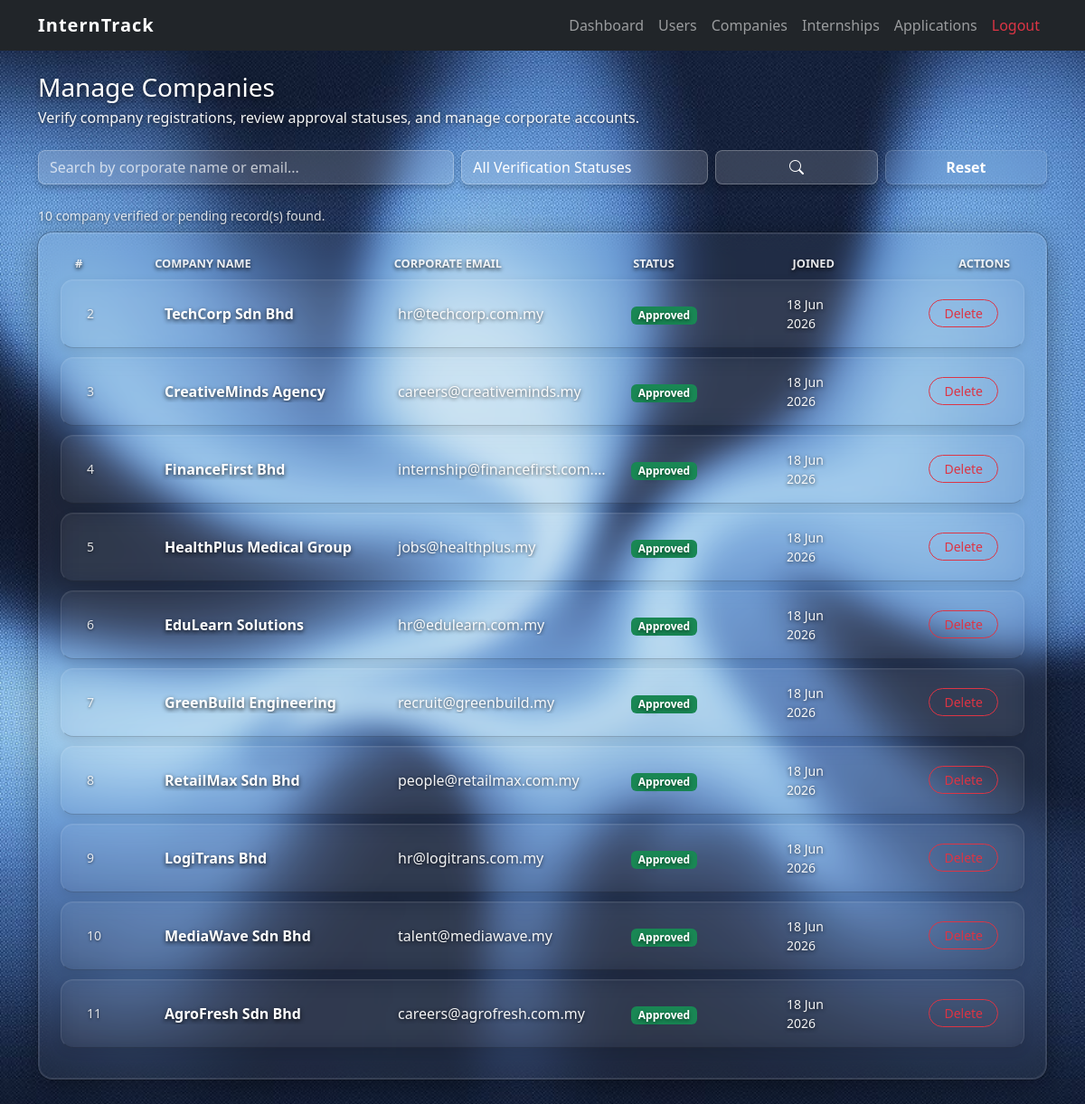
Screenshot of /admin/manage_companies.php (signed in) with the database file from the repository.
### tables this page shows
CREATE TABLE `users` (
  `id`              int(11)      NOT NULL,
  `name`            varchar(100) NOT NULL,
  `email`           varchar(100) NOT NULL,
  `password`        varchar(255) NOT NULL,
  `role`            enum('student','company','admin') NOT NULL,
  `phone`           varchar(20)  DEFAULT NULL,
  `bio`             text         DEFAULT NULL,
  `profile_picture` varchar(255) DEFAULT NULL,
  `description`     text         DEFAULT NULL,
  `website`         varchar(150) DEFAULT NULL,
  `resume`          varchar(255) DEFAULT NULL,
  `created_at`      timestamp    NOT NULL DEFAULT current_timestamp(),
  `approval_status` varchar(50)  DEFAULT 'pending',
  `academic_info`   text         DEFAULT NULL,
  `industry`        varchar(100) DEFAULT NULL,
  `skills`          text         DEFAULT NULL
);

### admin/manage_companies.php (the view, shortened to what this page needs)
<?php
include '../config/db_connect.php';
include '../includes/header.php';
include '../includes/navbar.php';
$search        = trim($_GET['search'] ?? '');
$sql = "SELECT id, name, email, approval_status, created_at FROM users WHERE role = 'company'";
$sql .= " ORDER BY created_at DESC";
$stmt = mysqli_prepare($conn, $sql);
mysqli_stmt_execute($stmt);
$companies_res = mysqli_stmt_get_result($stmt);
$company_rows = [];
while ($row = mysqli_fetch_assoc($companies_res)) {
    $company_rows[] = $row;
}
?>
<div class="container mt-4">
    <h3 class="mb-1 text-white">Manage Companies</h3>
    <p class="text-white-50 mb-4">Verify company registrations, review approval statuses, and manage corporate accounts.</p>
    <form method="GET" class="row g-2 mb-4">
        <div class="col-md-5">
            <input type="text" name="search" class="form-control glass-input" placeholder="Search by corporate name or email..."
                   value="<?= htmlspecialchars($search) ?>">
        </div>
        <div class="col-md-3">
            <select name="status" class="form-select glass-select">
                <option value="">All Verification Statuses</option>
            </select>
        </div>
        <div class="col-md-2">
            <button type="submit" class="btn btn-glass-primary w-100" title="Search">
                <i class="bi bi-search"></i>
            </button>
        </div>
        <div class="col-md-2">
            <a href="manage_companies.php" class="btn btn-glass-secondary w-100">Reset</a>
        </div>
    </form>
    <p class="text-white-50 small mb-2"><?= count($company_rows) ?> company verified or pending record(s) found.</p>
    <div class="card shadow-sm glass-card mb-5">
        <div class="card-body p-4">
            <div class="row glass-table-header d-none d-md-flex mb-2 px-3">
                <div class="col-md-1">#</div>
                <div class="col-md-3">Company Name</div>
                <div class="col-md-3">Corporate Email</div>
                <div class="col-md-2">Status</div>
                <div class="col-md-1">Joined</div>
                <div class="col-md-2 text-end">Actions</div>
            </div>
            <div class="d-flex flex-column">
                <?php foreach ($company_rows as $c): ?>
                    <div class="row glass-row-item align-items-center py-3 px-3 mx-0">
                        <div class="col-md-1 glass-row-text-muted small">
                            <span class="d-md-none fw-bold me-1">ID:</span><?= (int)$c['id'] ?>
                        </div>
                        <div class="col-md-3 glass-row-text-primary text-truncate">
                            <?= htmlspecialchars($c['name']) ?>
                        </div>
                        <div class="col-md-3 glass-row-text-secondary text-truncate">
                            <?= htmlspecialchars($c['email']) ?>
                        </div>
                        <div class="col-md-2 my-1 my-md-0">
                            <span class="badge bg-<?= $c['approval_status'] === 'approved' ? 'success' : 'warning text-dark' ?>">
                                <?= htmlspecialchars(ucfirst($c['approval_status'])) ?>
                            </span>
                        </div>
                        <div class="col-md-1 glass-row-text-secondary small">
                            <?= date('d M Y', strtotime($c['created_at'])) ?>
                        </div>
                        <div class="col-md-2 text-md-end d-flex gap-1 justify-content-start justify-content-md-end mt-2 mt-md-0">
                            <a href="manage_companies.php?delete=<?= (int)$c['id'] ?>"
                               class="btn btn-sm btn-outline-danger rounded-pill px-3"
                               onclick="return confirm('Completely purge corporate listing registration for <?= htmlspecialchars(addslashes($c['name'])) ?>? This deletes all postings associated with them.')">
                                Delete
                            </a>
                        </div>
                    </div>
                <?php endforeach; ?>
            </div>
        </div>
    </div>
</div>
<?php include '../includes/footer.php'; ?>

### assets/css/style.css (style rules this page uses)
body { background-color: #f8f9fa; }

### assets/css/admin.css (style rules this page uses)
.btn-glass-primary { background: #ffffff; color: #000000; font-weight: 600; border: none; transition: all 0.3s ease; }
.btn-glass-secondary { background: rgba(255, 255, 255, 0.05); color: #ffffff; border: 1px solid rgba(255, 255, 255, 0.2); font-weight: 600; transition: all 0.3s ease; }
.text-muted, .text-white-50 { color: rgba(255, 255, 255, 0.75) !important; }
.glass-input, .glass-select, .btn-glass-primary, .btn-glass-secondary { background: rgba(255, 255, 255, 0.15) !important; backdrop-filter: blur(12px); -webkit-backdrop-filter: blur(12px); border: 1px solid rgba(255, 255, 255, 0.25) !important; color: #ffffff !important; box-shadow: 0 4px 6px rgba(0, 0, 0, 0.2) !important; border-radius: 8px; }
.glass-input::placeholder { color: rgba(255, 255, 255, 0.7) !important; font-weight: 500; }
.btn-glass-primary { background: rgba(255, 255, 255, 0.15) !important; border: 1px solid rgba(255, 255, 255, 0.25) !important; color: #ffffff !important; }
.glass-card { background: rgba(15, 15, 15, 0.45) !important; backdrop-filter: blur(20px); border: 1px solid rgba(255, 255, 255, 0.15) !important; outline: 1px solid rgba(0, 0, 0, 0.2) !important; border-radius: 20px; box-shadow: 0 8px 32px rgba(0, 0, 0, 0.4), inset 0 0 0 1px rgba(255, 255, 255, 0.1) !important; }
.glass-row-item { background: rgba(255, 255, 255, 0.03) !important; backdrop-filter: blur(12px); border: 1px solid rgba(255, 255, 255, 0.1) !important; border-bottom: 1px solid rgba(0, 0, 0, 0.2) !important; border-radius: 14px; margin-bottom: 10px; box-shadow: 0 4px 12px rgba(0, 0, 0, 0.1), inset 0 1px 0 rgba(255, 255, 255, 0.05) !important; transition: all 0.2s ease; }
.glass-table-header { font-size: 0.8rem; font-weight: 700; color: rgba(255, 255, 255, 0.9) !important; text-transform: uppercase; text-shadow: 0 2px 4px rgba(0, 0, 0, 0.8) !important; }
.glass-row-text-primary { color: #ffffff !important; font-weight: 600; text-shadow: 0 2px 5px rgba(0, 0, 0, 0.8) !important; }
.glass-row-text-secondary { color: rgba(255, 255, 255, 0.95) !important; font-weight: 500; text-shadow: 0 1px 4px rgba(0, 0, 0, 0.7) !important; }
.glass-row-text-muted { color: rgba(255, 255, 255, 0.85) !important; text-shadow: 0 1px 3px rgba(0, 0, 0, 0.6) !important; }
.btn-glass-secondary { color: #ffffff !important; border: 1px solid rgba(255, 255, 255, 0.15) !important; background: rgba(255, 255, 255, 0.05) !important; }
body.light-theme { background-image: url('../images/Page_bg.JPG.jpeg') !important; background-color: #050505 !important; background-position: center center !important; background-size: cover !important; background-attachment: fixed !important; }
body.light-theme .text-white, body.light-theme h3, body.light-theme h4, body.light-theme h5, body.light-theme .modal-title, body.light-theme p.text-white, body.light-theme label, body.light-theme .fw-bold, body.light-theme span:not(.badge) { color: #ffffff !important; text-shadow: 0 2px 6px rgba(0, 0, 0, 0.7) !important; }
body.light-theme p.text-white-50, body.light-theme .text-white-50, body.light-theme .modal-body { color: rgba(255, 255, 255, 0.95) !important; font-weight: 500 !important; text-shadow: 0 1px 4px rgba(0, 0, 0, 0.6) !important; }
body.light-theme p.small { color: rgba(255, 255, 255, 0.85) !important; }
body.light-theme { background-image: url('../images/Page_bg.JPG.jpeg') !important; background-color: #050505 !important; background-size: cover !important; background-position: center !important; }
body.light-theme .glass-card, body.light-theme .glass-row-item { color: #ffffff !important; }
body.light-theme h1, body.light-theme h2, body.light-theme h3, body.light-theme h4, body.light-theme h5, body.light-theme p, body.light-theme label, body.light-theme span { color: #ffffff !important; text-shadow: 0 2px 4px rgba(0,0,0,0.5) !important; }

### rows the page displays
users: id "2", name "TechCorp Sdn Bhd", email "hr@techcorp.com.my", approval_status "Approved", created_at "18 Jun 2026"
users: id "3", name "CreativeMinds Agency", email "careers@creativeminds.my", approval_status "Approved", created_at "18 Jun 2026"
users: id "4", name "FinanceFirst Bhd", email "internship@financefirst.com.…", approval_status "Approved", created_at "18 Jun 2026"
users: id "5", name "HealthPlus Medical Group", email "jobs@healthplus.my", approval_status "Approved", created_at "18 Jun 2026"
users: id "6", name "EduLearn Solutions", email "hr@edulearn.com.my", approval_status "Approved", created_at "18 Jun 2026"
users: id "7", name "GreenBuild Engineering", email "recruit@greenbuild.my", approval_status "Approved", created_at "18 Jun 2026"
users: id "8", name "RetailMax Sdn Bhd", email "people@retailmax.com.my", approval_status "Approved", created_at "18 Jun 2026"
users: id "9", name "LogiTrans Bhd", email "hr@logitrans.com.my", approval_status "Approved", created_at "18 Jun 2026"
users: id "10", name "MediaWave Sdn Bhd", email "talent@mediawave.my", approval_status "Approved", created_at "18 Jun 2026"
users: id "11", name "AgroFresh Sdn Bhd", email "careers@agrofresh.com.my", approval_status "Approved", created_at "18 Jun 2026"

### other values shown
count($company_rows) "10"
